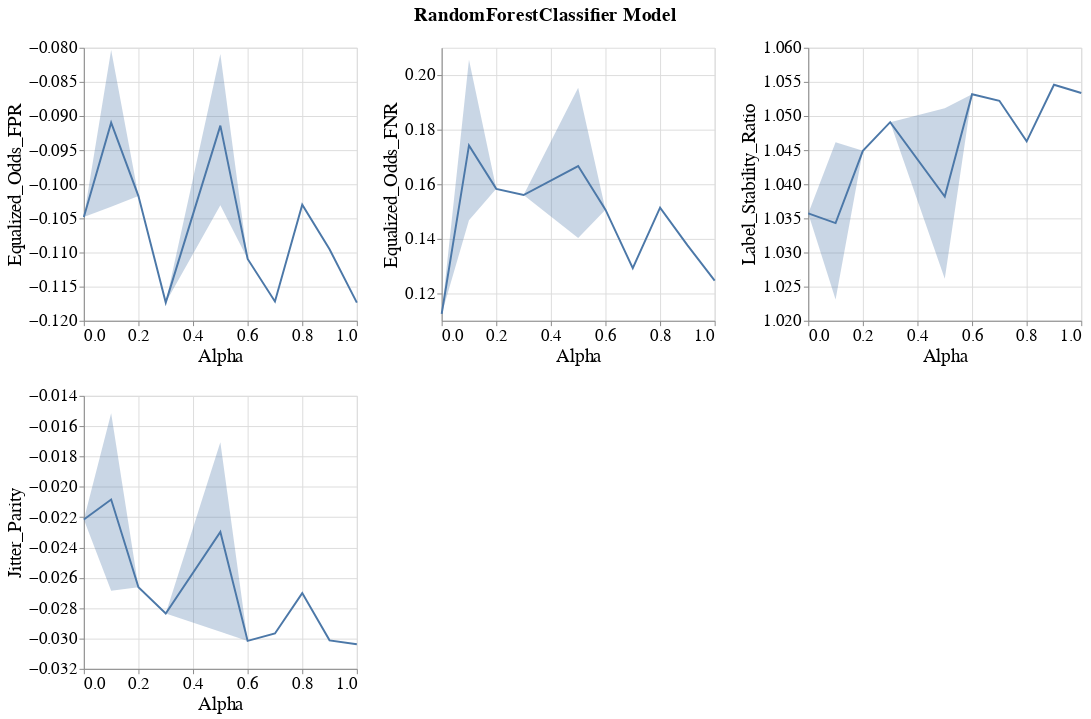

The cell this chart's notebook holds for it:
### Markdown cell above
### Line band plots for group metrics

### Code cell
visualizer.create_group_metrics_line_band_plot(group='SEX',
                                               model_name=MODEL_NAMES[0],
                                               group_metrics=['Equalized_Odds_FPR', 'Equalized_Odds_FNR', 'Label_Stability_Ratio', 'Jitter_Parity'])

### Figure 1 — Vega-Lite specification as saved in the notebook (floating-point values rounded to 4 significant figures)
{"config": {"view": {"continuousWidth": 400, "continuousHeight": 300}, "axis": {"labelFontSize": 17, "labelFontWeight": "normal", "titleFontSize": 19, "titleFontWeight": "normal"}, "legend": {"labelFontSize": 17, "symbolStrokeWidth": 10, "titleFontSize": 19}, "title": {"fontSize": 17}}, "vconcat": [{"hconcat": [{"layer": [{"mark": {"type": "errorband", "extent": "ci"}, "encoding": {"x": {"field": "Intervention_Param", "title": "Alpha", "type": "quantitative"}, "y": {"field": "Metric_Value", "scale": {"zero": false}, "title": "Equalized_Odds_FPR", "type": "quantitative"}}}, {"mark": "line", "encoding": {"x": {"field": "Intervention_Param", "title": "Alpha", "type": "quantitative"}, "y": {"aggregate": "mean", "field": "Metric_Value", "scale": {"zero": false}, "title": "Equalized_Odds_FPR", "type": "quantitative"}}}], "height": 280, "width": 280}, {"layer": [{"mark": {"type": "errorband", "extent": "ci"}, "encoding": {"x": {"field": "Intervention_Param", "title": "Alpha", "type": "quantitative"}, "y": {"field": "Metric_Value", "scale": {"zero": false}, "title": "Equalized_Odds_FNR", "type": "quantitative"}}}, {"mark": "line", "encoding": {"x": {"field": "Intervention_Param", "title": "Alpha", "type": "quantitative"}, "y": {"aggregate": "mean", "field": "Metric_Value", "scale": {"zero": false}, "title": "Equalized_Odds_FNR", "type": "quantitative"}}}], "data": {"name": "data-b591a57b266808e4cc455afbd409c01f"}, "height": 280, "width": 280}, {"layer": [{"mark": {"type": "errorband", "extent": "ci"}, "encoding": {"x": {"field": "Intervention_Param", "title": "Alpha", "type": "quantitative"}, "y": {"field": "Metric_Value", "scale": {"zero": false}, "title": "Label_Stability_Ratio", "type": "quantitative"}}}, {"mark": "line", "encoding": {"x": {"field": "Intervention_Param", "title": "Alpha", "type": "quantitative"}, "y": {"aggregate": "mean", "field": "Metric_Value", "scale": {"zero": false}, "title": "Label_Stability_Ratio", "type": "quantitative"}}}], "data": {"name": "data-c826f56377ab41c60be96368011aedf8"}, "height": 280, "width": 280}]}, {"hconcat": [{"layer": [{"mark": {"type": "errorband", "extent": "ci"}, "encoding": {"x": {"field": "Intervention_Param", "title": "Alpha", "type": "quantitative"}, "y": {"field": "Metric_Value", "scale": {"zero": false}, "title": "Jitter_Parity", "type": "quantitative"}}}, {"mark": "line", "encoding": {"x": {"field": "Intervention_Param", "title": "Alpha", "type": "quantitative"}, "y": {"aggregate": "mean", "field": "Metric_Value", "scale": {"zero": false}, "title": "Jitter_Parity", "type": "quantitative"}}}], "height": 280, "width": 280}], "data": {"name": "data-6c9c1615a0894035d588268283b71873"}}], "data": {"name": "data-151d01dbd28e6328956c92325488576a"}, "title": {"text": "RandomForestClassifier Model", "anchor": "middle", "dy": -10, "fontSize": 20}, "$schema": "https://vega.github.io/schema/vega-lite/v4.17.0.json", "datasets": {"data-151d01dbd28e6328956c92325488576a": [{"Metric": "Equalized_Odds_FPR", "Model_Name": "RandomForestClassifier", "Experiment_Iteration": "Exp_iter_1", "Intervention_Param": 1.0, "Group": "SEX", "Metric_Value": -0.1173}, {"Metric": "Equalized_Odds_FPR", "Model_Name": "RandomForestClassifier", "Experiment_Iteration": "Exp_iter_1", "Intervention_Param": 0.9, "Group": "SEX", "Metric_Value": -0.1095}, {"Metric": "Equalized_Odds_FPR", "Model_Name": "RandomForestClassifier", "Experiment_Iteration": "Exp_iter_1", "Intervention_Param": 0.5, "Group": "SEX", "Metric_Value": -0.1127}, {"Metric": "Equalized_Odds_FPR", "Model_Name": "RandomForestClassifier", "Experiment_Iteration": "Exp_iter_1", "Intervention_Param": 0.7, "Group": "SEX", "Metric_Value": -0.1172}, {"Metric": "Equalized_Odds_FPR", "Model_Name": "RandomForestClassifier", "Experiment_Iteration": "Exp_iter_1", "Intervention_Param": 0.0, "Group": "SEX", "Metric_Value": -0.1048}, {"Metric": "Equalized_Odds_FPR", "Model_Name": "RandomForestClassifier", "Experiment_Iteration": "Exp_iter_1", "Intervention_Param": 0.2, "Group": "SEX", "Metric_Value": -0.1017}, {"Metric": "Equalized_Odds_FPR", "Model_Name": "RandomForestClassifier", "Experiment_Iteration": "Exp_iter_1", "Intervention_Param": 0.1, "Group": "SEX", "Metric_Value": -0.1173}, {"Metric": "Equalized_Odds_FPR", "Model_Name": "RandomForestClassifier", "Experiment_Iteration": "Exp_iter_1", "Intervention_Param": 0.6, "Group": "SEX", "Metric_Value": -0.1109}, {"Metric": "Equalized_Odds_FPR", "Model_Name": "RandomForestClassifier", "Experiment_Iteration": "Exp_iter_1", "Intervention_Param": 0.3, "Group": "SEX", "Metric_Value": -0.1173}, {"Metric": "Equalized_Odds_FPR", "Model_Name": "RandomForestClassifier", "Experiment_Iteration": "Exp_iter_1", "Intervention_Param": 0.8, "Group": "SEX", "Metric_Value": -0.103}, {"Metric": "Equalized_Odds_FPR", "Model_Name": "RandomForestClassifier", "Experiment_Iteration": "Exp_iter_2", "Intervention_Param": 0.5, "Group": "SEX", "Metric_Value": -0.09095}, {"Metric": "Equalized_Odds_FPR", "Model_Name": "RandomForestClassifier", "Experiment_Iteration": "Exp_iter_2", "Intervention_Param": 0.1, "Group": "SEX", "Metric_Value": -0.0855}, {"Metric": "Equalized_Odds_FPR", "Model_Name": "RandomForestClassifier", "Experiment_Iteration": "Exp_iter_3", "Intervention_Param": 0.5, "Group": "SEX", "Metric_Value": -0.07634}, {"Metric": "Equalized_Odds_FPR", "Model_Name": "RandomForestClassifier", "Experiment_Iteration": "Exp_iter_3", "Intervention_Param": 0.1, "Group": "SEX", "Metric_Value": -0.07334}, {"Metric": "Equalized_Odds_FPR", "Model_Name": "RandomForestClassifier", "Experiment_Iteration": "Exp_iter_4", "Intervention_Param": 0.5, "Group": "SEX", "Metric_Value": -0.08364}, {"Metric": "Equalized_Odds_FPR", "Model_Name": "RandomForestClassifier", "Experiment_Iteration": "Exp_iter_4", "Intervention_Param": 0.1, "Group": "SEX", "Metric_Value": -0.08204}, {"Metric": "Equalized_Odds_FPR", "Model_Name": "RandomForestClassifier", "Experiment_Iteration": "Exp_iter_5", "Intervention_Param": 0.5, "Group": "SEX", "Metric_Value": -0.07912}, {"Metric": "Equalized_Odds_FPR", "Model_Name": "RandomForestClassifier", "Experiment_Iteration": "Exp_iter_5", "Intervention_Param": 0.1, "Group": "SEX", "Metric_Value": -0.08383}, {"Metric": "Equalized_Odds_FPR", "Model_Name": "RandomForestClassifier", "Experiment_Iteration": "Exp_iter_6", "Intervention_Param": 0.5, "Group": "SEX", "Metric_Value": -0.1057}, {"Metric": "Equalized_Odds_FPR", "Model_Name": "RandomForestClassifier", "Experiment_Iteration": "Exp_iter_6", "Intervention_Param": 0.1, "Group": "SEX", "Metric_Value": -0.1039}], "data-b591a57b266808e4cc455afbd409c01f": [{"Metric": "Equalized_Odds_FNR", "Model_Name": "RandomForestClassifier", "Experiment_Iteration": "Exp_iter_1", "Intervention_Param": 1.0, "Group": "SEX", "Metric_Value": 0.1247}, {"Metric": "Equalized_Odds_FNR", "Model_Name": "RandomForestClassifier", "Experiment_Iteration": "Exp_iter_1", "Intervention_Param": 0.9, "Group": "SEX", "Metric_Value": 0.1377}, {"Metric": "Equalized_Odds_FNR", "Model_Name": "RandomForestClassifier", "Experiment_Iteration": "Exp_iter_1", "Intervention_Param": 0.5, "Group": "SEX", "Metric_Value": 0.1247}, {"Metric": "Equalized_Odds_FNR", "Model_Name": "RandomForestClassifier", "Experiment_Iteration": "Exp_iter_1", "Intervention_Param": 0.7, "Group": "SEX", "Metric_Value": 0.1293}, {"Metric": "Equalized_Odds_FNR", "Model_Name": "RandomForestClassifier", "Experiment_Iteration": "Exp_iter_1", "Intervention_Param": 0.0, "Group": "SEX", "Metric_Value": 0.1125}, {"Metric": "Equalized_Odds_FNR", "Model_Name": "RandomForestClassifier", "Experiment_Iteration": "Exp_iter_1", "Intervention_Param": 0.2, "Group": "SEX", "Metric_Value": 0.1583}, {"Metric": "Equalized_Odds_FNR", "Model_Name": "RandomForestClassifier", "Experiment_Iteration": "Exp_iter_1", "Intervention_Param": 0.1, "Group": "SEX", "Metric_Value": 0.1423}, {"Metric": "Equalized_Odds_FNR", "Model_Name": "RandomForestClassifier", "Experiment_Iteration": "Exp_iter_1", "Intervention_Param": 0.6, "Group": "SEX", "Metric_Value": 0.1507}, {"Metric": "Equalized_Odds_FNR", "Model_Name": "RandomForestClassifier", "Experiment_Iteration": "Exp_iter_1", "Intervention_Param": 0.3, "Group": "SEX", "Metric_Value": 0.1561}, {"Metric": "Equalized_Odds_FNR", "Model_Name": "RandomForestClassifier", "Experiment_Iteration": "Exp_iter_1", "Intervention_Param": 0.8, "Group": "SEX", "Metric_Value": 0.1514}, {"Metric": "Equalized_Odds_FNR", "Model_Name": "RandomForestClassifier", "Experiment_Iteration": "Exp_iter_2", "Intervention_Param": 0.5, "Group": "SEX", "Metric_Value": 0.1322}, {"Metric": "Equalized_Odds_FNR", "Model_Name": "RandomForestClassifier", "Experiment_Iteration": "Exp_iter_2", "Intervention_Param": 0.1, "Group": "SEX", "Metric_Value": 0.1306}, {"Metric": "Equalized_Odds_FNR", "Model_Name": "RandomForestClassifier", "Experiment_Iteration": "Exp_iter_3", "Intervention_Param": 0.5, "Group": "SEX", "Metric_Value": 0.2122}, {"Metric": "Equalized_Odds_FNR", "Model_Name": "RandomForestClassifier", "Experiment_Iteration": "Exp_iter_3", "Intervention_Param": 0.1, "Group": "SEX", "Metric_Value": 0.2299}, {"Metric": "Equalized_Odds_FNR", "Model_Name": "RandomForestClassifier", "Experiment_Iteration": "Exp_iter_4", "Intervention_Param": 0.5, "Group": "SEX", "Metric_Value": 0.1465}, {"Metric": "Equalized_Odds_FNR", "Model_Name": "RandomForestClassifier", "Experiment_Iteration": "Exp_iter_4", "Intervention_Param": 0.1, "Group": "SEX", "Metric_Value": 0.1408}, {"Metric": "Equalized_Odds_FNR", "Model_Name": "RandomForestClassifier", "Experiment_Iteration": "Exp_iter_5", "Intervention_Param": 0.5, "Group": "SEX", "Metric_Value": 0.1816}, {"Metric": "Equalized_Odds_FNR", "Model_Name": "RandomForestClassifier", "Experiment_Iteration": "Exp_iter_5", "Intervention_Param": 0.1, "Group": "SEX", "Metric_Value": 0.2045}, {"Metric": "Equalized_Odds_FNR", "Model_Name": "RandomForestClassifier", "Experiment_Iteration": "Exp_iter_6", "Intervention_Param": 0.5, "Group": "SEX", "Metric_Value": 0.2028}, {"Metric": "Equalized_Odds_FNR", "Model_Name": "RandomForestClassifier", "Experiment_Iteration": "Exp_iter_6", "Intervention_Param": 0.1, "Group": "SEX", "Metric_Value": 0.1975}], "data-c826f56377ab41c60be96368011aedf8": [{"Metric": "Label_Stability_Ratio", "Model_Name": "RandomForestClassifier", "Experiment_Iteration": "Exp_iter_1", "Intervention_Param": 1.0, "Group": "SEX", "Metric_Value": 1.053}, {"Metric": "Label_Stability_Ratio", "Model_Name": "RandomForestClassifier", "Experiment_Iteration": "Exp_iter_1", "Intervention_Param": 0.9, "Group": "SEX", "Metric_Value": 1.055}, {"Metric": "Label_Stability_Ratio", "Model_Name": "RandomForestClassifier", "Experiment_Iteration": "Exp_iter_1", "Intervention_Param": 0.5, "Group": "SEX", "Metric_Value": 1.051}, {"Metric": "Label_Stability_Ratio", "Model_Name": "RandomForestClassifier", "Experiment_Iteration": "Exp_iter_1", "Intervention_Param": 0.7, "Group": "SEX", "Metric_Value": 1.052}, {"Metric": "Label_Stability_Ratio", "Model_Name": "RandomForestClassifier", "Experiment_Iteration": "Exp_iter_1", "Intervention_Param": 0.0, "Group": "SEX", "Metric_Value": 1.036}, {"Metric": "Label_Stability_Ratio", "Model_Name": "RandomForestClassifier", "Experiment_Iteration": "Exp_iter_1", "Intervention_Param": 0.2, "Group": "SEX", "Metric_Value": 1.045}, {"Metric": "Label_Stability_Ratio", "Model_Name": "RandomForestClassifier", "Experiment_Iteration": "Exp_iter_1", "Intervention_Param": 0.1, "Group": "SEX", "Metric_Value": 1.049}, {"Metric": "Label_Stability_Ratio", "Model_Name": "RandomForestClassifier", "Experiment_Iteration": "Exp_iter_1", "Intervention_Param": 0.6, "Group": "SEX", "Metric_Value": 1.053}, {"Metric": "Label_Stability_Ratio", "Model_Name": "RandomForestClassifier", "Experiment_Iteration": "Exp_iter_1", "Intervention_Param": 0.3, "Group": "SEX", "Metric_Value": 1.049}, {"Metric": "Label_Stability_Ratio", "Model_Name": "RandomForestClassifier", "Experiment_Iteration": "Exp_iter_1", "Intervention_Param": 0.8, "Group": "SEX", "Metric_Value": 1.046}, {"Metric": "Label_Stability_Ratio", "Model_Name": "RandomForestClassifier", "Experiment_Iteration": "Exp_iter_2", "Intervention_Param": 0.5, "Group": "SEX", "Metric_Value": 1.042}, {"Metric": "Label_Stability_Ratio", "Model_Name": "RandomForestClassifier", "Experiment_Iteration": "Exp_iter_2", "Intervention_Param": 0.1, "Group": "SEX", "Metric_Value": 1.038}, {"Metric": "Label_Stability_Ratio", "Model_Name": "RandomForestClassifier", "Experiment_Iteration": "Exp_iter_3", "Intervention_Param": 0.5, "Group": "SEX", "Metric_Value": 1.028}, {"Metric": "Label_Stability_Ratio", "Model_Name": "RandomForestClassifier", "Experiment_Iteration": "Exp_iter_3", "Intervention_Param": 0.1, "Group": "SEX", "Metric_Value": 1.024}, {"Metric": "Label_Stability_Ratio", "Model_Name": "RandomForestClassifier", "Experiment_Iteration": "Exp_iter_4", "Intervention_Param": 0.5, "Group": "SEX", "Metric_Value": 1.019}, {"Metric": "Label_Stability_Ratio", "Model_Name": "RandomForestClassifier", "Experiment_Iteration": "Exp_iter_4", "Intervention_Param": 0.1, "Group": "SEX", "Metric_Value": 1.016}, {"Metric": "Label_Stability_Ratio", "Model_Name": "RandomForestClassifier", "Experiment_Iteration": "Exp_iter_5", "Intervention_Param": 0.5, "Group": "SEX", "Metric_Value": 1.025}, {"Metric": "Label_Stability_Ratio", "Model_Name": "RandomForestClassifier", "Experiment_Iteration": "Exp_iter_5", "Intervention_Param": 0.1, "Group": "SEX", "Metric_Value": 1.023}, {"Metric": "Label_Stability_Ratio", "Model_Name": "RandomForestClassifier", "Experiment_Iteration": "Exp_iter_6", "Intervention_Param": 0.5, "Group": "SEX", "Metric_Value": 1.063}, {"Metric": "Label_Stability_Ratio", "Model_Name": "RandomForestClassifier", "Experiment_Iteration": "Exp_iter_6", "Intervention_Param": 0.1, "Group": "SEX", "Metric_Value": 1.056}], "data-6c9c1615a0894035d588268283b71873": [{"Metric": "Jitter_Parity", "Model_Name": "RandomForestClassifier", "Experiment_Iteration": "Exp_iter_1", "Intervention_Param": 1.0, "Group": "SEX", "Metric_Value": -0.03037}, {"Metric": "Jitter_Parity", "Model_Name": "RandomForestClassifier", "Experiment_Iteration": "Exp_iter_1", "Intervention_Param": 0.9, "Group": "SEX", "Metric_Value": -0.03012}, {"Metric": "Jitter_Parity", "Model_Name": "RandomForestClassifier", "Experiment_Iteration": "Exp_iter_1", "Intervention_Param": 0.5, "Group": "SEX", "Metric_Value": -0.02934}, {"Metric": "Jitter_Parity", "Model_Name": "RandomForestClassifier", "Experiment_Iteration": "Exp_iter_1", "Intervention_Param": 0.7, "Group": "SEX", "Metric_Value": -0.02966}, {"Metric": "Jitter_Parity", "Model_Name": "RandomForestClassifier", "Experiment_Iteration": "Exp_iter_1", "Intervention_Param": 0.0, "Group": "SEX", "Metric_Value": -0.02215}, {"Metric": "Jitter_Parity", "Model_Name": "RandomForestClassifier", "Experiment_Iteration": "Exp_iter_1", "Intervention_Param": 0.2, "Group": "SEX", "Metric_Value": -0.02662}, {"Metric": "Jitter_Parity", "Model_Name": "RandomForestClassifier", "Experiment_Iteration": "Exp_iter_1", "Intervention_Param": 0.1, "Group": "SEX", "Metric_Value": -0.02806}, {"Metric": "Jitter_Parity", "Model_Name": "RandomForestClassifier", "Experiment_Iteration": "Exp_iter_1", "Intervention_Param": 0.6, "Group": "SEX", "Metric_Value": -0.03016}, {"Metric": "Jitter_Parity", "Model_Name": "RandomForestClassifier", "Experiment_Iteration": "Exp_iter_1", "Intervention_Param": 0.3, "Group": "SEX", "Metric_Value": -0.02835}, {"Metric": "Jitter_Parity", "Model_Name": "RandomForestClassifier", "Experiment_Iteration": "Exp_iter_1", "Intervention_Param": 0.8, "Group": "SEX", "Metric_Value": -0.02701}, {"Metric": "Jitter_Parity", "Model_Name": "RandomForestClassifier", "Experiment_Iteration": "Exp_iter_2", "Intervention_Param": 0.5, "Group": "SEX", "Metric_Value": -0.02455}, {"Metric": "Jitter_Parity", "Model_Name": "RandomForestClassifier", "Experiment_Iteration": "Exp_iter_2", "Intervention_Param": 0.1, "Group": "SEX", "Metric_Value": -0.0212}, {"Metric": "Jitter_Parity", "Model_Name": "RandomForestClassifier", "Experiment_Iteration": "Exp_iter_3", "Intervention_Param": 0.5, "Group": "SEX", "Metric_Value": -0.01793}, {"Metric": "Jitter_Parity", "Model_Name": "RandomForestClassifier", "Experiment_Iteration": "Exp_iter_3", "Intervention_Param": 0.1, "Group": "SEX", "Metric_Value": -0.01566}, {"Metric": "Jitter_Parity", "Model_Name": "RandomForestClassifier", "Experiment_Iteration": "Exp_iter_4", "Intervention_Param": 0.5, "Group": "SEX", "Metric_Value": -0.01283}, {"Metric": "Jitter_Parity", "Model_Name": "RandomForestClassifier", "Experiment_Iteration": "Exp_iter_4", "Intervention_Param": 0.1, "Group": "SEX", "Metric_Value": -0.01128}, {"Metric": "Jitter_Parity", "Model_Name": "RandomForestClassifier", "Experiment_Iteration": "Exp_iter_5", "Intervention_Param": 0.5, "Group": "SEX", "Metric_Value": -0.01709}, {"Metric": "Jitter_Parity", "Model_Name": "RandomForestClassifier", "Experiment_Iteration": "Exp_iter_5", "Intervention_Param": 0.1, "Group": "SEX", "Metric_Value": -0.01572}, {"Metric": "Jitter_Parity", "Model_Name": "RandomForestClassifier", "Experiment_Iteration": "Exp_iter_6", "Intervention_Param": 0.5, "Group": "SEX", "Metric_Value": -0.03608}, {"Metric": "Jitter_Parity", "Model_Name": "RandomForestClassifier", "Experiment_Iteration": "Exp_iter_6", "Intervention_Param": 0.1, "Group": "SEX", "Metric_Value": -0.03312}]}}
